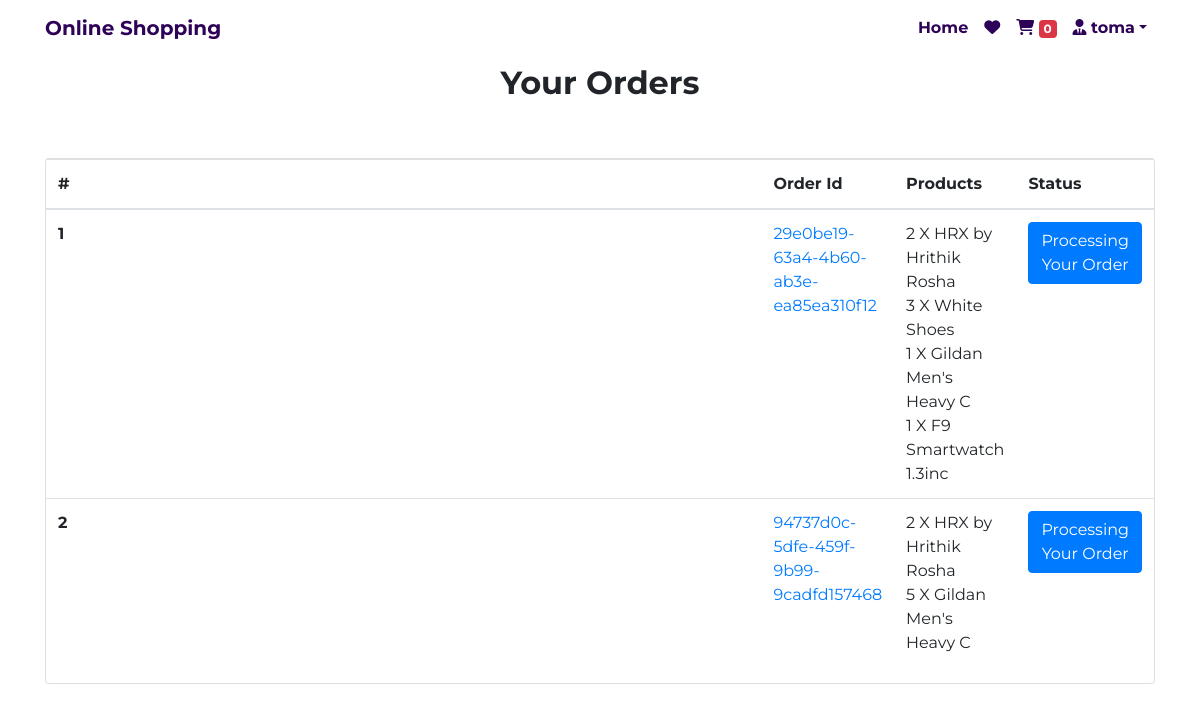
Screenshot of /payment/order/ (signed in) with the database file from the repository.
### App_Login/models.py (models this page shows, shortened)
class User(AbstractBaseUser, PermissionsMixin):
    email = models.EmailField(unique=True, null=False)
    is_staff = models.BooleanField(
        ugettext_lazy('staff status'),
        default=False,
        help_text = ugettext_lazy('Designates whether the user can log in this site')
    )
    is_active = models.BooleanField(
        ugettext_lazy('active'),
        default=True,
        help_text=ugettext_lazy('Designates whether this user should be treated as active. Unselect this instead of deleting accounts')
    )
    USERNAME_FIELD = 'email'
    objects = MyUserManager()

class Profile(models.Model):
    user = models.OneToOneField(User, on_delete=models.CASCADE, related_name='profile')
    username = models.CharField(max_length=200, null=True)
    full_name = models.CharField(max_length=300, null=True)
    address_1 = models.CharField(max_length=300, null=True)
    city = models.CharField(max_length=200, null=True)
    zipcode = models.CharField(max_length=10, null=True)
    country = models.CharField(max_length=50, null=True)
    phone = models.CharField(max_length=20, null=True)
    date_joined = models.DateTimeField(auto_now_add=True)

### App_Order/models.py (models this page shows, shortened)
class Order(models.Model):
    orderitems = models.ManyToManyField(Cart)
    user = models.ForeignKey(settings.AUTH_USER_MODEL, on_delete=models.CASCADE)
    ordered = models.BooleanField(default=False)
    created = models.DateTimeField(auto_now_add=True)
    paymentId = models.CharField(max_length=265, blank=True, null=True)
    orderId = models.CharField(max_length=200, blank=True, null=True)

class Cart(models.Model):
    user = models.ForeignKey(settings.AUTH_USER_MODEL, on_delete=models.CASCADE, related_name='cart')
    item = models.ForeignKey(Product, on_delete=models.CASCADE)
    quantity = models.IntegerField(default=1)
    purchased = models.BooleanField(default=False)
    created = models.DateTimeField(auto_now_add=True)
    updated = models.DateTimeField(auto_now_add=True)
    def __str__(self):
        return f'{self.quantity} X {self.item}'

### App_Shop/models.py (models this page shows)
class Product(models.Model):
    mainimage = models.ImageField(upload_to='Products')
    name = models.CharField(max_length=20)
    category = models.ForeignKey(Category, on_delete=models.CASCADE, related_name='category')
    preview_text = models.TextField(max_length=200, verbose_name='Preview Text')
    detail_text = models.TextField(max_length=1500, verbose_name='Description')
    price = models.FloatField()
    old_price = models.FloatField(default=0.0)
    created = models.DateTimeField(auto_now_add=True)
    def __str__(self):
        return self.name
    class Meta:
        ordering = ['-created']

### App_Payment/views.py (the view)
# urls.py: path('order/', views.order_view, name="order"),
@login_required
def order_view(request):
    try:
        orders = Order.objects.filter(user=request.user, ordered= True)
        print(orders)
        context = {"orders":orders}
    except:
        messages.warning(request,"You don't have an active status")
        return redirect("App_Shop:home")
    return render(request, "App_Payment/order.html", context)

### App_Order/templatetags/cart_tag.py (called while the page is built)
@register.filter
def cart_total(user):
    order = Order.objects.filter(user=user, ordered=False)
    if order.exists():
        return order[0].orderitems.count()
    else:
        return 0

### templates/App_Payment/order.html (shortened to what this page needs)
{% extends 'base.html' %}
{% load crispy_forms_tags %}
{% block content %}
<div class="container">
    <h2 class="text-center"><strong>Your Orders</strong></h2>
    <div class="row">
        <div class="col-md-12">
            <div class="card mt-5" style="height:auto">
                <div class="table-responsive">
                    <table class="table">
                        <thead>
                            <tr>
                                <th class="col">#</th>
                                <th class="col">Order Id</th>
                                <th class="col">Products</th>
                                <th class="col">Status</th>
                            </tr>
                        </thead>
                        <tbody>
                            {% for order in orders %}
                            <tr>
                                <th scope="row">{{forloop.counter}}</th>
                                <td><a href=#>{{order.orderId}}</a></td>
                                <td>
                                    {% for item in order.orderitems.all %}
                                        {{item}}<br>
                                    {% endfor %}
                                </td>
                                <td><span class="btn btn-primary">Processing Your Order</span></td>
                            </tr>
                            {% endfor %}
                        </tbody>
                    </table>
                </div>
            </div>
        </div>
    </div>
</div>
{% endblock content %}

### templates/navbar.html (shortened to what this page needs)
{% load cart_tag %}
<nav class="navbar navbar-expand-lg" id="navbar">
    <div class="container">
        <a class="navbar-brand font-weight-bold brand-color" href="{% url 'App_Shop:home' %}">
            Online Shopping
        </a>
        <div class="collapse navbar-collapse" id="main-nav">
            <ul class="navbar-nav ml-auto">
                <li class="nav-item">
                    <a class="nav-link" href="{% url 'App_Shop:home' %}">
                        Home
                    </a>
                </li>
                {% if request.user.is_authenticated %}
                <li class="d-none xl-block">
                    <li class="nav-item">
                        <a class="nav-link" href="#">
                            <i class="fas fa-heart"></i>
                        </a>
                    </li>
                    <li class="nav-item">
                        <a class="nav-link" href="{% url 'App_Order:cart' %}">
                            <i class="fas fa-shopping-cart"></i>
                            <span class="badge badge-danger">{{ request.user|cart_total }}</span>
                        </a>
                    </li>
                </li>
                <li class="nav-item dropdown">
                    <a class="nav-link dropdown-toggle" href="#" id="navbarDropdown" role="button" data-toggle="dropdown" aria-haspopup="true" aria-expanded="false"><i class="fas fa-user-tie"></i> {{request.user.profile.username}}</a>
                </li>
                {% endif %}
            </ul>
        </div>
    </div>
</nav>

### static/css/main.css (style rules this page uses)
body { font-family: 'Montserrat', sans-serif; }
.navbar { background-color: #fff; }
.nav-link { color: #2e0257; font-weight: bold; }
.brand-color { color: #2e0257; }

### rows the page displays
User: user|cart_total "0", user.profile.username "toma"
Order: orderId "29e0be19-63a4-4b60-ab3e-ea85ea310f12"
Cart: quantity+item "2 X HRX by Hrithik Rosha"
Cart: quantity+item "3 X White Shoes"
Cart: quantity+item "1 X Gildan Men's Heavy C"
Cart: quantity+item "1 X F9 Smartwatch 1.3inc"
Order: orderId "94737d0c-5dfe-459f-9b99-9cadfd157468"
Cart: quantity+item "2 X HRX by Hrithik Rosha"
Cart: quantity+item "5 X Gildan Men's Heavy C"
